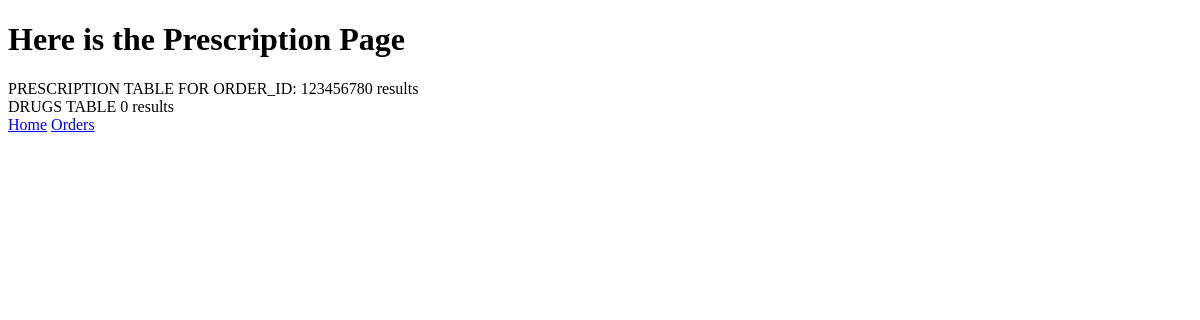
Before: /php/order/patient_prescription.php?presc=12345678 with the older database file.
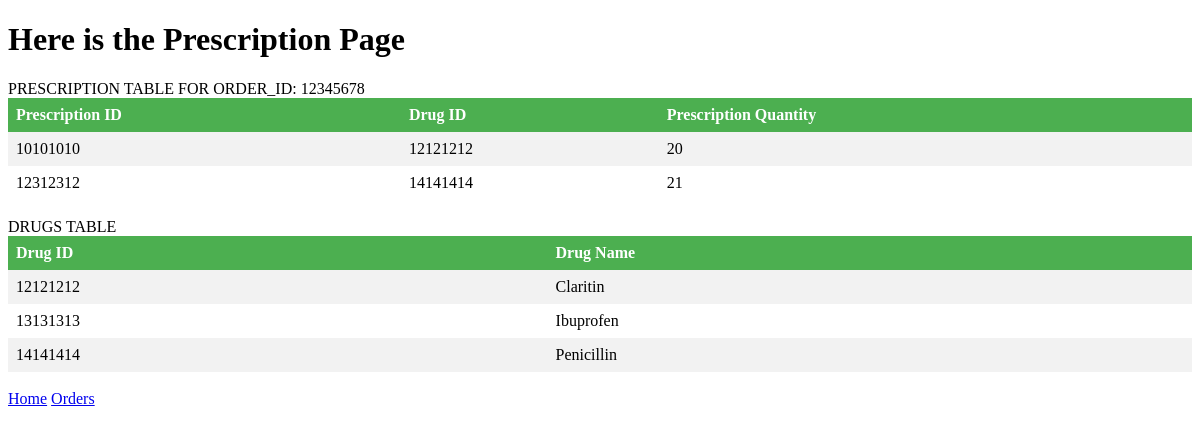
After: the same page with the newer database file.
### tables this page shows
CREATE TABLE `prescription` (
  `Prescription_ID` int(11) NOT NULL,
  `Order_ID` int(11) NOT NULL,
  `Drug_ID` int(11) NOT NULL,
  `Prescription_Quantity` int(11) NOT NULL
);

CREATE TABLE `drug` (
  `Drug_ID` int(10) NOT NULL,
  `Drug_Quantity` int(3) NOT NULL,
  `Drug_Name` varchar(255) NOT NULL
);

### php/order/patient_prescription.php (the view, shortened to what this page needs)
<?php
include "../db_conn.php";
?>
<!DOCTYPE html>
    <html>
    <head>
        <link rel="stylesheet" href="../styles.css">
    </head>
    <body>
        <h1> Here is the Prescription Page </h1>
        <?php
        if(isset($_GET['presc'])) {
            $presc = $_GET['presc'];
            echo "PRESCRIPTION TABLE FOR ORDER_ID: " . $presc;
            $sql = "SELECT * FROM `prescription` WHERE Order_ID = '$presc'";
            $result = mysqli_query($conn,$sql);
            if ($result->num_rows > 0) {
                echo "<table>";
                echo "<tr><th>Prescription ID</th><th>Drug ID</th><th>Prescription Quantity</th></tr>";
                while($row = $result->fetch_assoc()) {
                    echo "<tr><td>" . $row["Prescription_ID"] . "</td><td>" . $row["Drug_ID"] . "</td><td>" . $row["Prescription_Quantity"] . "</td></tr>";
                }
                echo "</table>";
            } else {
                echo "0 results";
            }
        }
        ?>
        <br>
        DRUGS TABLE
        <?php
        $sql = "SELECT * FROM `drug`";
        $result = mysqli_query($conn,$sql);
        if ($result->num_rows > 0) {
            echo "<table>";
            echo "<tr><th>Drug ID</th> <th>Drug Name</th></tr>";
            while($row = $result->fetch_assoc()) {
                echo "<tr><td>" . $row["Drug_ID"] . "</td><td>" . $row["Drug_Name"] . "</td></tr>";
            }
            echo "</table>";
        } else {
            echo "0 results";
        }
        ?>
        <br>
        <a href="../patient_home.php">Home</a>
        <a href="patient_order.php">Orders</a>
    </body>
    </html>

Changed rows visible on the page:
added prescription: Prescription_ID "10101010", Drug_ID "12121212", Prescription_Quantity "20"
added prescription: Prescription_ID "12312312", Drug_ID "14141414", Prescription_Quantity "21"
added drug: Drug_ID "12121212", Drug_Name "Claritin"
added drug: Drug_ID "13131313", Drug_Name "Ibuprofen"
added drug: Drug_ID "14141414", Drug_Name "Penicillin"
Other visible differences:
text no longer shown: "0 results 0 results"
text now shown: "Prescription ID Drug ID Prescription Quantity Drug ID Drug Name"
